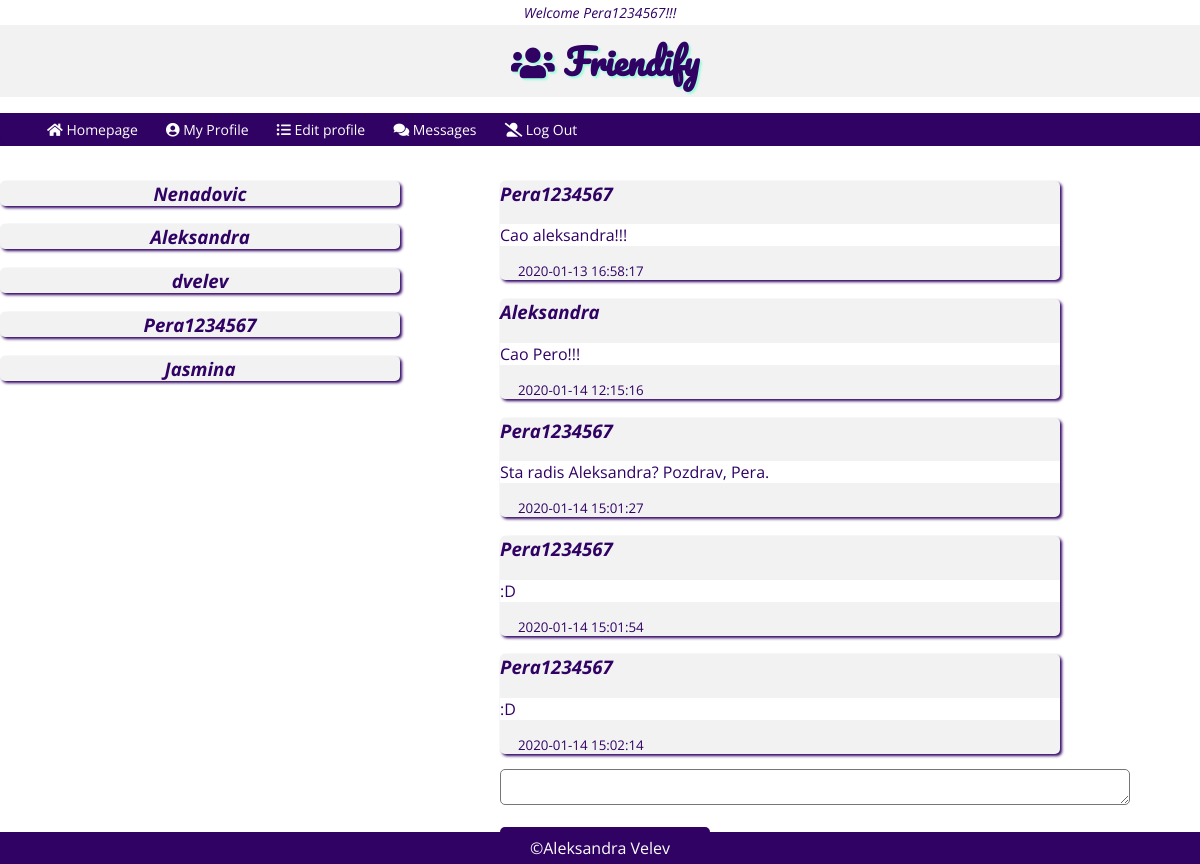
The app's page /networkPHP/msg.php?id=13 (signed in) with its own data.
### tables this page shows
CREATE TABLE IF NOT EXISTS `message` (
  `id` int(10) UNSIGNED NOT NULL AUTO_INCREMENT,
  `user_id` int(10) UNSIGNED NOT NULL,
  `friend_id` int(10) UNSIGNED NOT NULL,
  `message` varchar(200) DEFAULT NULL,
  `created_at` timestamp NOT NULL DEFAULT current_timestamp(),
  PRIMARY KEY (`id`),
  KEY `user_id` (`user_id`),
  KEY `friend_id` (`friend_id`)
);

CREATE TABLE IF NOT EXISTS `user` (
  `id` int(10) UNSIGNED NOT NULL AUTO_INCREMENT,
  `username` varchar(50) NOT NULL,
  `email` varchar(50) NOT NULL,
  `password` varchar(50) NOT NULL,
  PRIMARY KEY (`id`)
);

### networkPHP/database/conection.php (called while the page is built, shortened)
<?php
class Dbconection
{
    public function connect()
    {
        $this->servername = 'localhost';
        $this->username = 'videoman';
        $this->password = 'videoman123';
        $this->database = 'network';
        $conn = new mysqli($this->servername, $this->username, $this->password, $this->database);
        return $conn;
    }
}
?>

### networkPHP/database/userdata.php (called while the page is built, shortened)
<?php
require_once 'conection.php';
class Userdata extends Dbconection
{
    public function selectUsernameById($id)
    {
        $sql = "SELECT username
                FROM user
                WHERE id = '$id'";
        $result = $this->connect()->query($sql);
        $row = $result->fetch_assoc();
        $username = $row['username'];
        return $username;
    }
    public function selectMsgDataSenderById($id)
    {
        $sql = "SELECT DISTINCT message.friend_id
                FROM message
                WHERE user_id = $id
                UNION
                SELECT DISTINCT user_id
                FROM message
                WHERE friend_id = $id";
        $result = $this->connect()->query($sql);
        return $result;
    }
    public function selectMsgDataInfoById($id, $idLoged)
    {
        $sql = "SELECT message.user_id, message.friend_id, message.message, message.created_at
                FROM message
                INNER JOIN user
                ON user.id = message.user_id
                WHERE message.user_id = $id AND message.friend_id = $idLoged OR message.user_id = $idLoged AND message.friend_id = $id
                ORDER BY message.created_at ASC;
                ";
        $result = $this->connect()->query($sql);
        return $result;
    }
}
?>

### networkPHP/msg.php (the view, shortened to what this page needs)
<?php
    require_once 'header.php';
    require_once 'database/conection.php';
    require_once 'database/userdata.php';
    require_once 'database/msg_view.php';
    $id = $_SESSION['id'];
?>
    <div class='flex-2'>
        <div class='picture-wrap'>
            <div>
                <?php
                $msg = new MessageView();
                $msgView =  $msg->viewMsgSender();
                ?>
            </div>
        </div>
        <div class="msg-wrap">
            <div>
                <?php
                    if( !empty($_GET['id']) )
                    {
                        $id_f = $_GET['id'];
                        $msg_view = new MessageView();
                        $result = $msg_view->selectMsgDataInfoById($id_f, $id);
                        if ($result->num_rows == 0)
                        {
                            echo "<div class='err'>There is no messages with this users to show! :( </div>";
                        }
                        else
                        {
                            while( $row = $result->fetch_assoc() )
                            {
                                $user_id = $row['user_id'];
                                $msg = $row['message'];
                                $created_at = $row['created_at'];
                                $o = new Userdata();
                                $u_name = $o->selectUsernameById($user_id);
                                echo "<div class='user-wrap'>";
                                echo "<h3><i>$u_name</i></h3>";
                                echo "<p>$msg</p>";
                                echo "<small>$created_at</small>";
                                echo "</div>";
                            }
                        }
                    }
                ?>
                <form action="" method="POST"  class='msg-box'>
                    <textarea name="msg" id="" cols="10"></textarea>
                    <br><br>
                    <a href="msg.php?$f_id=<?php echo $id_f ?? ''?> ">
                    <input type="submit" name="send" value="Send" class="msg-btn"></a>
                </form>
            </div>
        </div>
    </div>
<?php
    require_once 'footer.php';
?>

### networkPHP/css/general.css (style rules this page uses)
body { margin: 0; padding: 0; font-family: 'Open Sans', sans-serif; }
* { box-sizing: border-box; }
:root { --light-grey:#f2f2f2; --light-grey-opacity:rgba(253, 253, 253, 0.842); --dark-grey:#1a1a1a; --white-color:#fff; --black-color:#000; --dgrey-color-opacity:rgba(26, 26, 26, 0.7); --tirquise-color:rgb(160, 251, 221); --purple-color:rgb(48, 2, 100); --orange-color:#ff8c1a; }

### networkPHP/css/content.css (style rules this page uses)
small { padding:3px; margin: 0 0 15px 15px; color: var(--purple-color); }
.flex-2 { display:flex; }
.picture-wrap { width:50%; text-align: center; }
.msg-wrap { width: 70%; margin: auto; text-align: left; }
.user-wrap { background-color: var(--light-grey); color: var(--dark-grey); border-radius: 5px; box-shadow: 2px 2px 3px var(--purple-color); cursor: pointer; width:80%; }
.user-wrap h3 { color: var(--purple-color); }
.user-wrap p { color: var(--purple-color); background-color: var(--white-color); }
.msg-box { margin-top: 15px; }
.msg-box textarea { width:90%; border-radius: 5px; }

### networkPHP/css/profile.css (style rules this page uses)
.flex-2 { display: flex; align-content: center; }

### records on screen
message: user.username "Pera1234567", message "Cao aleksandra!!!", created_at "2020-01-13 16:58:17"
message: user.username "Aleksandra", message "Cao Pero!!!", created_at "2020-01-14 12:15:16"
message: user.username "Pera1234567", message "Sta radis Aleksandra? Pozdrav, Pera.", created_at "2020-01-14 15:01:27"
message: user.username "Pera1234567", message ":D", created_at "2020-01-14 15:01:54"
message: user.username "Pera1234567", message ":D", created_at "2020-01-14 15:02:14"

### other values on screen
$_SESSION['name'] "Pera1234567"
$username "Nenadovic"
$username "Aleksandra"
$username "dvelev"
$username "Pera1234567"
$username "Jasmina"
